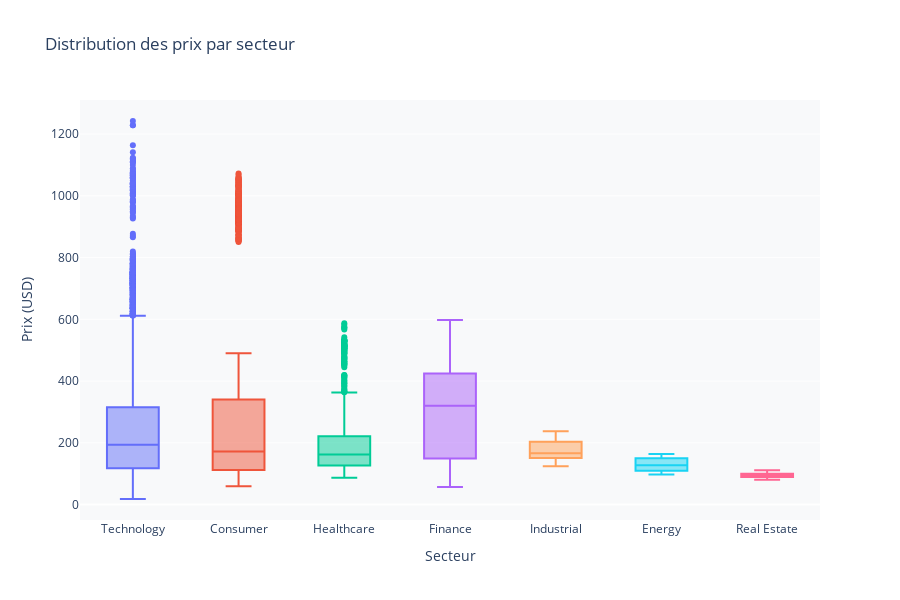

Notebook code cell kept with this figure:
### Markdown cell above
## GRAPHIQUE INTERACTIF 3 : Distribution des prix par secteur (Box plot)

### Code cell
fig = px.box(
    sp500_data,
    x='sector',
    y='close',
    color='sector',
    title='Distribution des prix par secteur',
    labels={'sector': 'Secteur', 'close': 'Prix (USD)'}
)

fig.update_layout(
    plot_bgcolor='#f8f9fa',
    paper_bgcolor='white',
    showlegend=False,
    height=600
)

fig.show()

### Figure 1 — Plotly figure (JSON) as saved in the notebook; plotly's stock layout.template omitted (floating-point values rounded to 4 significant figures; data arrays with more than 128 entries replaced by an {"elided": "..."} marker saying what was removed)
{"data": [{"alignmentgroup": "True", "hovertemplate": "Secteur=%{x}<br>Prix (USD)=%{y}<extra></extra>", "legendgroup": "Technology", "marker": {"color": "#636efa"}, "name": "Technology", "notched": false, "offsetgroup": "Technology", "orientation": "v", "showlegend": true, "type": "box", "x": {"elided": "6250 str values"}, "x0": " ", "xaxis": "x", "y": {"elided": "6250 float values"}, "y0": " ", "yaxis": "y"}, {"alignmentgroup": "True", "hovertemplate": "Secteur=%{x}<br>Prix (USD)=%{y}<extra></extra>", "legendgroup": "Consumer", "marker": {"color": "#EF553B"}, "name": "Consumer", "notched": false, "offsetgroup": "Consumer", "orientation": "v", "showlegend": true, "type": "box", "x": {"elided": "2500 str values"}, "x0": " ", "xaxis": "x", "y": {"elided": "2500 float values"}, "y0": " ", "yaxis": "y"}, {"alignmentgroup": "True", "hovertemplate": "Secteur=%{x}<br>Prix (USD)=%{y}<extra></extra>", "legendgroup": "Healthcare", "marker": {"color": "#00cc96"}, "name": "Healthcare", "notched": false, "offsetgroup": "Healthcare", "orientation": "v", "showlegend": true, "type": "box", "x": {"elided": "1250 str values"}, "x0": " ", "xaxis": "x", "y": {"elided": "1250 float values"}, "y0": " ", "yaxis": "y"}, {"alignmentgroup": "True", "hovertemplate": "Secteur=%{x}<br>Prix (USD)=%{y}<extra></extra>", "legendgroup": "Finance", "marker": {"color": "#ab63fa"}, "name": "Finance", "notched": false, "offsetgroup": "Finance", "orientation": "v", "showlegend": true, "type": "box", "x": {"elided": "1000 str values"}, "x0": " ", "xaxis": "x", "y": {"elided": "1000 float values"}, "y0": " ", "yaxis": "y"}, {"alignmentgroup": "True", "hovertemplate": "Secteur=%{x}<br>Prix (USD)=%{y}<extra></extra>", "legendgroup": "Industrial", "marker": {"color": "#FFA15A"}, "name": "Industrial", "notched": false, "offsetgroup": "Industrial", "orientation": "v", "showlegend": true, "type": "box", "x": {"elided": "500 str values"}, "x0": " ", "xaxis": "x", "y": {"elided": "500 float values"}, "y0": " ", "yaxis": "y"}, {"alignmentgroup": "True", "hovertemplate": "Secteur=%{x}<br>Prix (USD)=%{y}<extra></extra>", "legendgroup": "Energy", "marker": {"color": "#19d3f3"}, "name": "Energy", "notched": false, "offsetgroup": "Energy", "orientation": "v", "showlegend": true, "type": "box", "x": {"elided": "500 str values"}, "x0": " ", "xaxis": "x", "y": {"elided": "500 float values"}, "y0": " ", "yaxis": "y"}, {"alignmentgroup": "True", "hovertemplate": "Secteur=%{x}<br>Prix (USD)=%{y}<extra></extra>", "legendgroup": "Real Estate", "marker": {"color": "#FF6692"}, "name": "Real Estate", "notched": false, "offsetgroup": "Real Estate", "orientation": "v", "showlegend": true, "type": "box", "x": {"elided": "250 str values"}, "x0": " ", "xaxis": "x", "y": {"elided": "250 float values"}, "y0": " ", "yaxis": "y"}], "layout": {"boxmode": "overlay", "height": 600, "legend": {"title": {"text": "Secteur"}, "tracegroupgap": 0}, "paper_bgcolor": "white", "plot_bgcolor": "#f8f9fa", "showlegend": false, "title": {"text": "Distribution des prix par secteur"}, "xaxis": {"anchor": "y", "categoryarray": ["Technology", "Consumer", "Healthcare", "Finance", "Industrial", "Energy", "Real Estate"], "categoryorder": "array", "domain": [0, 1], "title": {"text": "Secteur"}}, "yaxis": {"anchor": "x", "domain": [0, 1], "title": {"text": "Prix (USD)"}}}}
